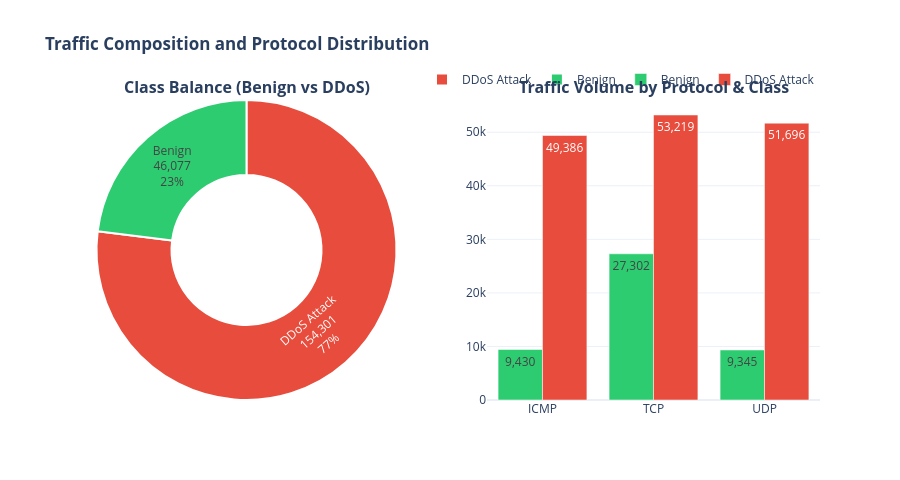

The code cell stored with this chart in its notebook:
### Markdown cell above
---
## 5. Class Balance and Protocol Distribution

Examining:
1. Overall Traffic Composition (Donut Chart).
2. Protocol-wise Breakdown across Benign and DDoS Traffic.

### Code cell
# Subplot: Class Distribution & Protocol Comparison
fig_dist = make_subplots(
    rows=1, cols=2,
    subplot_titles=("<b>Class Balance (Benign vs DDoS)</b>", "<b>Traffic Volume by Protocol & Class</b>"),
    specs=[[{"type": "pie"}, {"type": "bar"}]]
)

# 1. Donut Chart
class_counts = df['Class_Label'].value_counts()
fig_dist.add_trace(
    go.Pie(
        labels=class_counts.index,
        values=class_counts.values,
        hole=0.5,
        marker=dict(colors=['#E74C3C', '#2ECC71'], line=dict(color='#FFFFFF', width=2)),
        textinfo='label+percent+value',
        textfont=dict(size=12),
        hoverinfo='label+value+percent'
    ),
    row=1, col=1
)

# 2. Grouped Bar Chart by Protocol
proto_class = df.groupby(['Protocol_Name', 'Class_Label']).size().reset_index(name='Count')
benign_proto = proto_class[proto_class['Class_Label'] == 'Benign']
ddos_proto = proto_class[proto_class['Class_Label'] == 'DDoS Attack']

fig_dist.add_trace(
    go.Bar(
        x=benign_proto['Protocol_Name'],
        y=benign_proto['Count'],
        name='Benign',
        marker_color='#2ECC71',
        text=benign_proto['Count'].apply(lambda x: f"{x:,}"),
        textposition='auto'
    ),
    row=1, col=2
)

fig_dist.add_trace(
    go.Bar(
        x=ddos_proto['Protocol_Name'],
        y=ddos_proto['Count'],
        name='DDoS Attack',
        marker_color='#E74C3C',
        text=ddos_proto['Count'].apply(lambda x: f"{x:,}"),
        textposition='auto'
    ),
    row=1, col=2
)

fig_dist.update_layout(
    barmode='group',
    height=480,
    title_text="<b>Traffic Composition and Protocol Distribution</b>",
    showlegend=True,
    legend=dict(orientation="h", yanchor="bottom", y=1.02, xanchor="right", x=1)
)

fig_dist.show()

### Figure 1 — Plotly figure (JSON) as saved in the notebook; plotly's stock layout.template omitted (floating-point values rounded to 4 significant figures)
{"data": [{"domain": {"x": [0.0, 0.45], "y": [0.0, 1.0]}, "hole": 0.5, "hoverinfo": "label+value+percent", "labels": ["DDoS Attack", "Benign"], "marker": {"colors": ["#E74C3C", "#2ECC71"], "line": {"color": "#FFFFFF", "width": 2}}, "textfont": {"size": 12}, "textinfo": "label+percent+value", "type": "pie", "values": [154301, 46077]}, {"marker": {"color": "#2ECC71"}, "name": "Benign", "text": ["9,430", "27,302", "9,345"], "textposition": "auto", "type": "bar", "x": ["ICMP", "TCP", "UDP"], "xaxis": "x", "y": [9430, 27302, 9345], "yaxis": "y"}, {"marker": {"color": "#E74C3C"}, "name": "DDoS Attack", "text": ["49,386", "53,219", "51,696"], "textposition": "auto", "type": "bar", "x": ["ICMP", "TCP", "UDP"], "xaxis": "x", "y": [49386, 53219, 51696], "yaxis": "y"}], "layout": {"annotations": [{"font": {"size": 16}, "showarrow": false, "text": "<b>Class Balance (Benign vs DDoS)</b>", "x": 0.225, "xanchor": "center", "xref": "paper", "y": 1.0, "yanchor": "bottom", "yref": "paper"}, {"font": {"size": 16}, "showarrow": false, "text": "<b>Traffic Volume by Protocol & Class</b>", "x": 0.775, "xanchor": "center", "xref": "paper", "y": 1.0, "yanchor": "bottom", "yref": "paper"}], "barmode": "group", "height": 480, "legend": {"orientation": "h", "x": 1, "xanchor": "right", "y": 1.02, "yanchor": "bottom"}, "showlegend": true, "title": {"text": "<b>Traffic Composition and Protocol Distribution</b>"}, "xaxis": {"anchor": "y", "domain": [0.55, 1.0]}, "yaxis": {"anchor": "x", "domain": [0.0, 1.0]}}}
